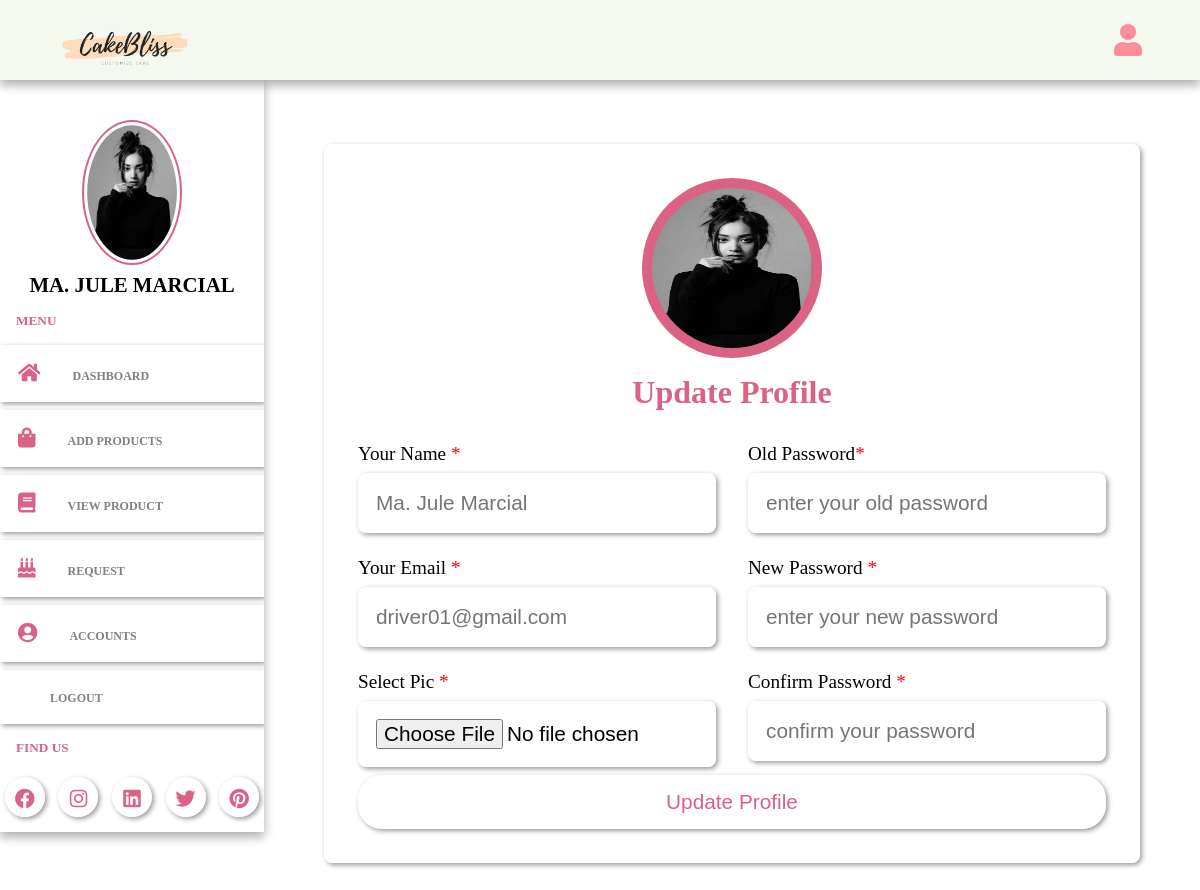
Screenshot of /admin/update.php (signed in) with the database file from the repository.
### tables this page shows
CREATE TABLE `sellers` (
  `id` varchar(20) NOT NULL,
  `name` varchar(50) NOT NULL,
  `email` varchar(50) NOT NULL,
  `password` varchar(50) NOT NULL,
  `image` varchar(100) NOT NULL
);

### admin/update.php (the view, shortened to what this page needs)
<?php
include '../components/connect.php';
?>
<!DOCTYPE html>
<html>
<head>
    <link rel="stylesheet" type="text/css" href="../css/admin_style.css">
    <link rel="stylesheet" href="https://cdnjs.cloudflare.com/ajax/libs/font-awesome/5.15.3/css/all.min.css">
</head>
<body>
<div class="main-container">
    <?php include '../components/admin_header.php'; ?>
</div>
</div>
    <section class="form-container">
    <form action="" method="post" enctype="multipart/form-data" class="register">
        <div class="img-box">
            <img src="../uploaded_files/<?= $fetch_profile['image']; ?>">
</div>
<h3>update profile</h3>
<div class="flex">
    <div class="col">
    <div class="input-field">
        <p>your name <span>*</span></p>
        <input type="text" name="name" placeholder="<?= $fetch_profile['name']; ?>"
        class="box">
</div>
<div class="input-field">
        <p>your email <span>*</span></p>
        <input type="email" name="email" placeholder="<?= $fetch_profile['email']; ?>"
        class="box">
</div>
<div class="input-field">
        <p>select pic <span>*</span></p>
        <input type="file" name="image" accept="image/*" class="box">
    </div>
</div>
<div class="col">
    <div class="input-field">
        <p>old password<span>*</span></p>
        <input type="password" name="old_pass" placeholder="enter your old password"
        class="box">
</div>
<div class="input-field">
        <p>new password <span>*</span></p>
        <input type="password" name="new_pass" placeholder="enter your new password"
        class="box">
</div>
<div class="input-field">
        <p>confirm password <span>*</span></p>
        <input type="password" name="cpass" placeholder="confirm your password" class="box">
</div>
</div>
</div>
<input type="submit" name="submit" value="update profile" class="btn">
</div>
</body>
</html>

### components/admin_header.php (shortened to what this page needs)
<header>
    <div class="logo">
        <img src="../image/logo-removebg-preview.png" width="150">
</div>
<div class ="right">
    <div class="fa fa-user" id="user-btn"></div>
</div>
    </header>
<div class="sidebar-container">
        <div class="sidebar">
        <?php
    $select_profile = $conn->prepare("SELECT * FROM sellers WHERE id = ?");
    $select_profile->execute([$seller_id]);
    if ($select_profile->rowCount() > 0) {
        $fetch_profile = $select_profile->fetch(PDO::FETCH_ASSOC);
    ?>
    <div class="profile">
        <img src="../uploaded_files/<?= $fetch_profile['image'];?>"class="logo-img" width="100">
        <p><?= $fetch_profile['name']; ?></p>
    </div>
    <?php } ?>
    <h5>menu</h5>
    <div class="navbar">
    <ul>
        <li> <a href="dashboard.php"><i class="fa fa-home" aria-hidden="true"></i>dashboard</a></li>
        <li> <a href="add_products.php"><i class="fa fa-shopping-bag" aria-hidden="true"></i>add products</a></li>
        <li> <a href="view_product.php"><i class="fa fa-book" aria-hidden="true"></i>view product</a></li>
        <li> <a href="customized.php"><i class="fa fa-birthday-cake" aria-hidden="true"></i></i>request</a></li>
        <li> <a href="user_accounts.php"><i class="fa fa-user-circle" aria-hidden="true"></i>accounts</a></li>
        <li><a href="login.php" onclick="return confirm('Logout from this website?');">
        <i class="fa fa-sign-out" aria-hidden="true"></i>Logout</a>
</ul>
</div>
<h5>find us</h5>
<div class="social-links">
    <i class="fab fa-facebook"></i>
    <i class="fab fa-instagram"></i>
    <i class="fab fa-linkedin"></i>
    <i class="fab fa-twitter"></i>
    <i class="fab fa-pinterest"></i>
    </div>

### rows the page displays
sellers: image (picture), name "MA. JULE MARCIAL", name "Ma. Jule Marcial", email "driver01@gmail.com"
